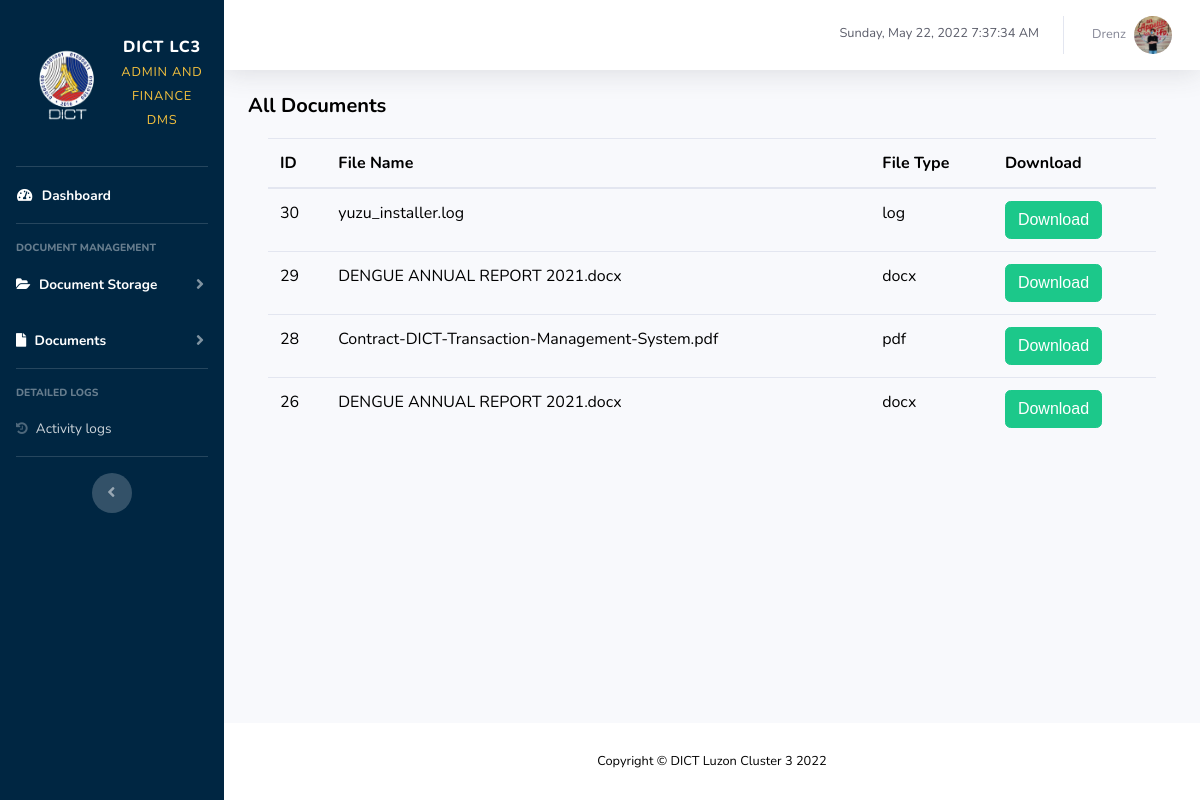
The page /users/finance/all.php (signed in) on the database as committed earlier.
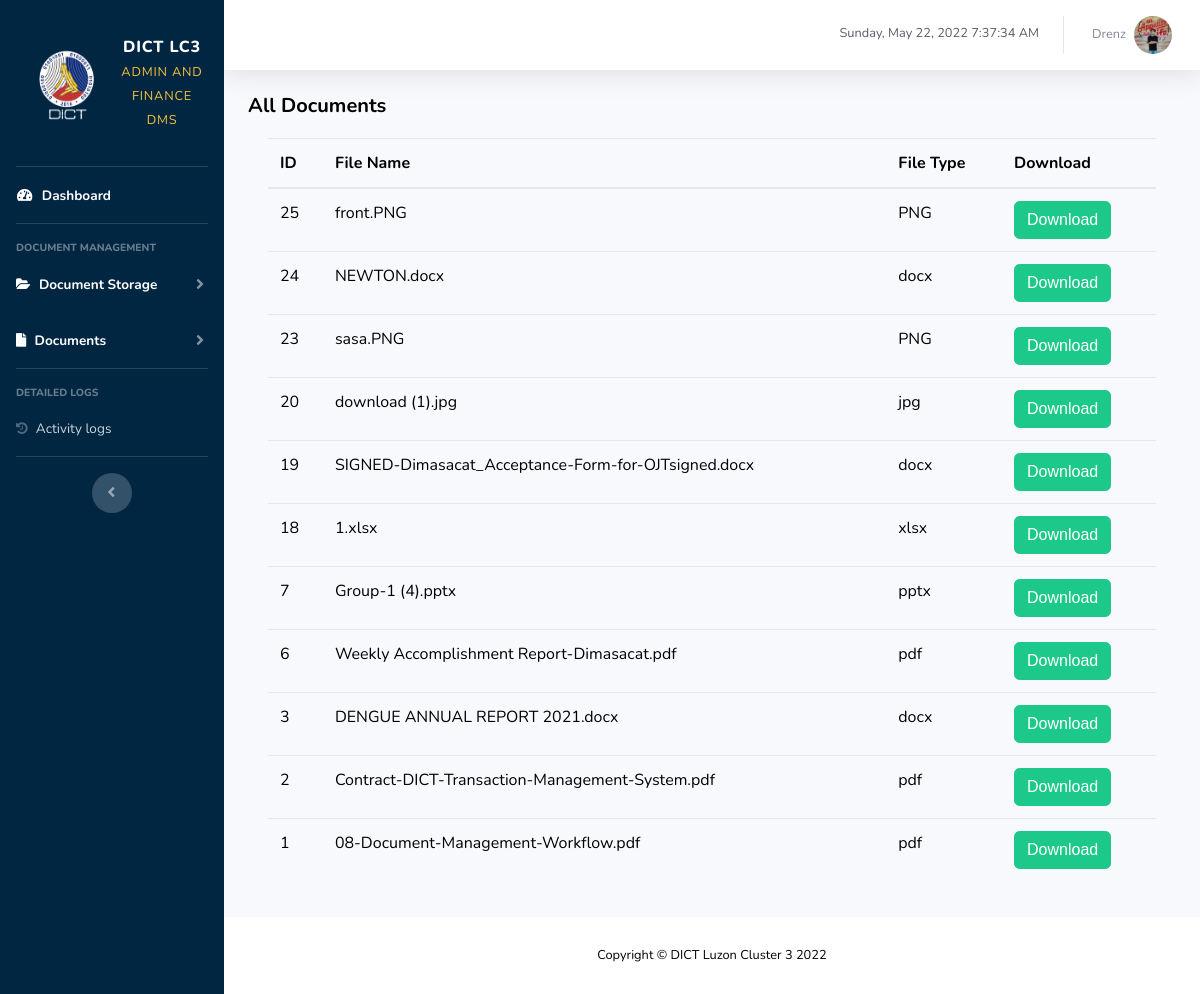
The same page on the database as committed later.
### tables this page shows
CREATE TABLE `filemanage` (
  `id` int(11) NOT NULL,
  `file` varchar(255) NOT NULL,
  `access` varchar(255) NOT NULL,
  `modified` varchar(255) NOT NULL,
  `created` varchar(255) NOT NULL,
  `contents` longtext NOT NULL,
  `Status` varchar(255) NOT NULL DEFAULT 'Display',
  `date_arc` varchar(255) NOT NULL DEFAULT '0',
  `addby` varchar(255) NOT NULL DEFAULT 'Admin'
);

### users/finance/all.php (the view, shortened to what this page needs)
<?php
include('includes/header.php');
include('includes/navbar.php');
?>
<div class="container-fluid">
    <div class ="card-shadow-mb-4">
    <div class ="card-header-py-3">
        <h5 class ="m-0 font-weight-bold text-dark-100">All Documents</h5>
<div class="card-body">
<div class ="table-responsive">
<?php
$query = "SELECT * FROM filemanage where status='Display' ORDER BY id DESC";
$query_run = mysqli_query($connection, $query);
?>
<table  id="DataTableYepi" class = "table table-boardered" width="100%" cellspacing="0" style = "color:black">
 <thead>
    <tr>
    <th>ID</th>
        <th>File Name</th>
        <th>File Type</th>
        <th>Download</th>
    </tr>
 </thead>
 <tbody>
 <?php
 if(mysqli_num_rows($query_run) > 0)
 {
  while ($row = mysqli_fetch_assoc($query_run))
   {
    ?>
   <?php
                        $filename = $row['file'];
                        ?>
<?php
$docxfile = "../admin/lfupload/$filename";
?>
    <tr>
    <td> <?php echo $row['id']; ?> </td>
        <td> <?php echo $row['file']; ?> </td>
        <td> <?php
$path_info = pathinfo($docxfile);
echo $path_info['extension'];
?> </td>
        <td>
        <form action="Dl.php" method= "post">
        <button type ="submit" name="edit_btn" class = "btn btn-success">Download</button>
        </form>
        </td>
    </tr>
     <?php
  }
 }
 else{
  echo "NO RECORD FOUND";
 }
 ?>
 </tbody>
</table>
</div>
</div>
</div>
</div>
</div>
</div>
<?php
include('includes/footer.php');
?>

Rows that differ between the two databases and show on the page:
removed filemanage: id "30", file "yuzu_installer.log", access "log"
removed filemanage: id "29", file "DENGUE ANNUAL REPORT 2021.docx", access "docx"
removed filemanage: id "28", file "Contract-DICT-Transaction-Management-System.pdf", access "pdf"
removed filemanage: id "26", file "DENGUE ANNUAL REPORT 2021.docx", file "docx"
now on this page (row edited): filemanage: id "25", file "front.PNG", access "PNG"
added filemanage: id "24", file "NEWTON.docx", access "docx"
added filemanage: id "23", file "sasa.PNG", access "PNG"
added filemanage: id "20", file "download (1).jpg", access "jpg"
added filemanage: id "19", file "SIGNED-Dimasacat_Acceptance-Form-for-OJTsigned.docx", access "docx"
added filemanage: id "18", file "1.xlsx", access "xlsx"
added filemanage: id "7", file "Group-1 (4).pptx", access "pptx"
added filemanage: id "6", file "Weekly Accomplishment Report-Dimasacat.pdf", access "pdf"
added filemanage: id "3", file "DENGUE ANNUAL REPORT 2021.docx", access "docx"
added filemanage: id "2", file "Contract-DICT-Transaction-Management-System.pdf", access "pdf"
added filemanage: id "1", file "08-Document-Management-Workflow.pdf", access "pdf"
